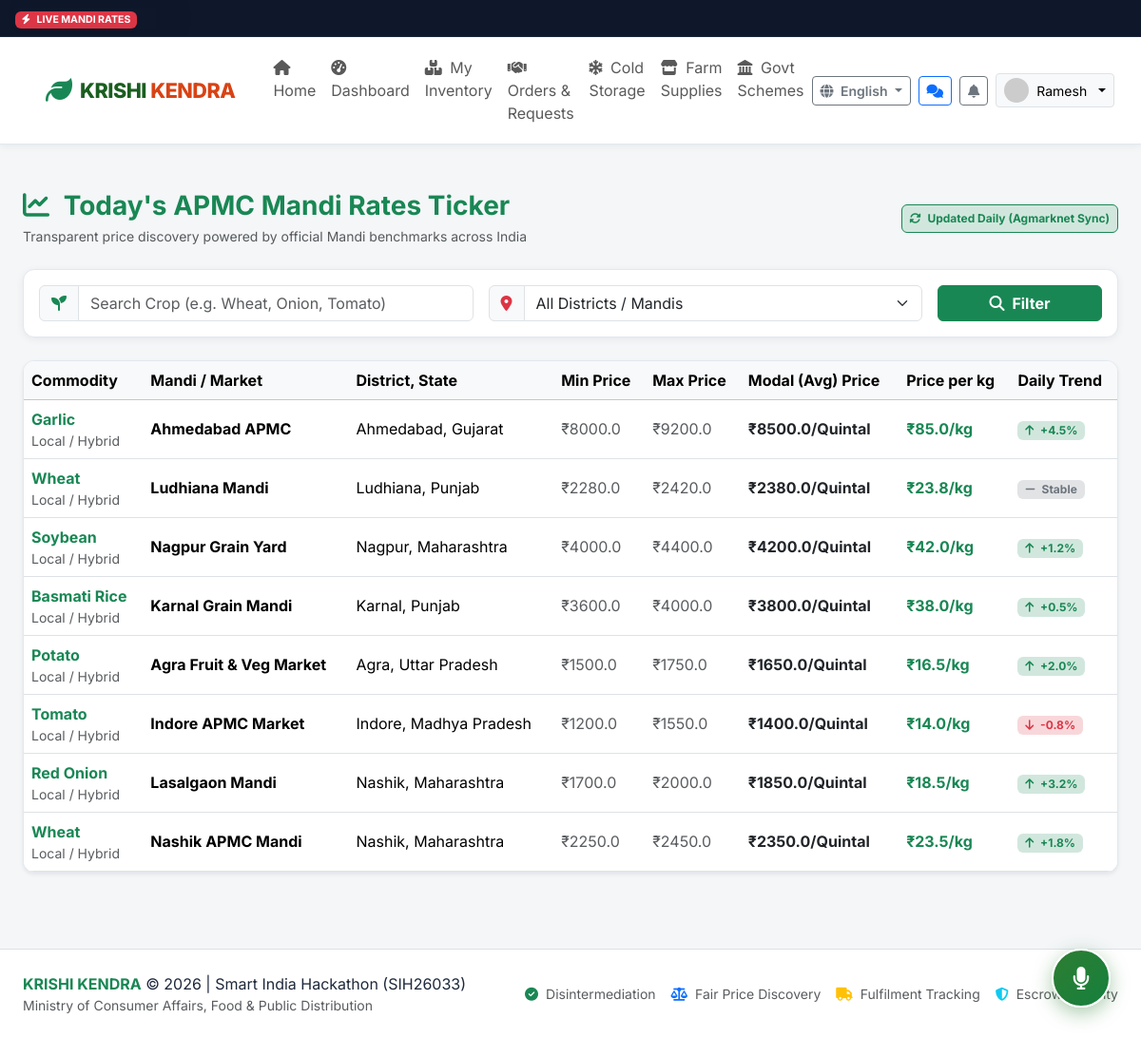
/farmer/mandi-rates (signed in), run on the app's committed database.
### app/models.py (models this page shows, shortened)
class User(db.Model):
    __tablename__ = 'users'
    id = db.Column(db.Integer, primary_key=True)
    custom_id = db.Column(db.String(32), unique=True, nullable=False, index=True) # e.g. FK-2026-1001, BK-2026-2001, ADM-001
    phone = db.Column(db.String(15), unique=True, nullable=False, index=True)
    password_hash = db.Column(db.String(255), nullable=True)
    role = db.Column(db.String(20), nullable=False, default='farmer') # farmer, buyer, admin
    name = db.Column(db.String(120), nullable=False)
    profile_image = db.Column(db.String(255), default='default_avatar.png')
    preferred_language = db.Column(db.String(10), default='en') # en, hi, mr, ta, te
    is_verified = db.Column(db.Boolean, default=False)
    verification_status = db.Column(db.String(20), default='none') # none, pending, approved, rejected
    gov_id_type = db.Column(db.String(50), nullable=True) # Aadhaar, Voter Card, Kisan Credit Card
    gov_id_masked = db.Column(db.String(50), nullable=True) # e.g. "XXXX-XXXX-1234" (Never store full plaintext)
    verification_doc = db.Column(db.String(255), nullable=True)
    verification_rejection_reason = db.Column(db.String(255), nullable=True)
    is_active = db.Column(db.Boolean, default=True)
    created_at = db.Column(db.DateTime, default=datetime.utcnow)
    updated_at = db.Column(db.DateTime, default=datetime.utcnow, onupdate=datetime.utcnow)
    farmer_profile = db.relationship('FarmerProfile', backref='user', uselist=False, cascade='all, delete-orphan')
    buyer_profile = db.relationship('BuyerProfile', backref='user', uselist=False, cascade='all, delete-orphan')
    inventories = db.relationship('Inventory', backref='farmer', lazy='dynamic', cascade='all, delete-orphan')
    requirements = db.relationship('Requirement', backref='buyer', lazy='dynamic', cascade='all, delete-orphan')
    notifications = db.relationship('Notification', backref='user', lazy='dynamic', cascade='all, delete-orphan')

class MandiRate(db.Model):
    __tablename__ = 'mandi_rates'
    id = db.Column(db.Integer, primary_key=True)
    state = db.Column(db.String(100), nullable=False, index=True)
    district = db.Column(db.String(100), nullable=False, index=True)
    market_name = db.Column(db.String(150), nullable=False) # e.g. Nashik APMC Mandi, Lasalgaon
    commodity = db.Column(db.String(100), nullable=False, index=True) # e.g. Wheat, Onion, Tomato
    variety = db.Column(db.String(100), default='Local / Hybrid')
    grade = db.Column(db.String(30), default='FAQ (Fair Average Quality)')
    min_price = db.Column(db.Float, nullable=False) # ₹ per quintal (or kg standard)
    max_price = db.Column(db.Float, nullable=False)
    modal_price = db.Column(db.Float, nullable=False) # Average/Current trading price
    unit = db.Column(db.String(20), default='Quintal')
    trend = db.Column(db.String(10), default='up') # up, down, stable
    price_change_pct = db.Column(db.Float, default=1.8)
    price_date = db.Column(db.String(30), default=datetime.utcnow().strftime('%Y-%m-%d'))
    updated_at = db.Column(db.DateTime, default=datetime.utcnow)

### app/routes/farmer.py (the view)
@farmer_bp.route('/mandi-rates')
@farmer_required
def mandi_rates():
    user = g.user
    district_filter = request.args.get('district', '')
    commodity_filter = request.args.get('commodity', '')
    rates = MandiService.get_latest_rates(district=district_filter, commodity=commodity_filter, limit=40)
    all_districts = db.session.query(MandiRate.district).distinct().all()
    all_districts = [d[0] for d in all_districts if d[0]]
    return render_template(
        'farmer/mandi_rates.html',
        rates=rates,
        districts=all_districts,
        selected_district=district_filter,
        selected_commodity=commodity_filter
    )

### app/templates/farmer/mandi_rates.html (shortened to what this page needs)
{% extends "base.html" %}
{% block content %}
<div class="container-fluid px-lg-4 py-3">
  <div class="d-flex flex-column flex-md-row justify-content-between align-items-md-center gap-3 mb-4">
    <div>
      <h3 class="fw-bold text-success mb-1"><i class="fas fa-chart-line me-2"></i> Today's APMC Mandi Rates Ticker</h3>
      <p class="text-muted small mb-0">Transparent price discovery powered by official Mandi benchmarks across India</p>
    </div>
    <span class="badge bg-success-subtle text-success border border-success p-2">
      <i class="fas fa-sync-alt me-1"></i> Updated Daily (Agmarknet Sync)
    </span>
  </div>
  <div class="k-card p-3 mb-4">
    <form method="GET" action="{{ url_for('farmer.mandi_rates') }}" class="row g-3 align-items-center">
      <div class="col-md-5">
        <div class="input-group">
          <span class="input-group-text bg-light"><i class="fas fa-seedling text-success"></i></span>
          <input type="text" name="commodity" class="form-control" placeholder="Search Crop (e.g. Wheat, Onion, Tomato)" value="{{ selected_commodity or '' }}">
        </div>
      </div>
      <div class="col-md-5">
        <div class="input-group">
          <span class="input-group-text bg-light"><i class="fas fa-map-marker-alt text-danger"></i></span>
          <select name="district" class="form-select">
            <option value="">All Districts / Mandis</option>
          </select>
        </div>
      </div>
      <div class="col-md-2">
        <button type="submit" class="btn btn-success w-100 fw-bold">
          <i class="fas fa-search me-1"></i> Filter
        </button>
      </div>
    </form>
  </div>
  <div class="k-card p-0 overflow-hidden shadow-sm">
    <div class="table-responsive">
      <table class="table table-hover align-middle mb-0">
        <thead class="table-light">
          <tr>
            <th>Commodity</th>
            <th>Mandi / Market</th>
            <th>District, State</th>
            <th>Min Price</th>
            <th>Max Price</th>
            <th>Modal (Avg) Price</th>
            <th>Price per kg</th>
            <th>Daily Trend</th>
          </tr>
        </thead>
        <tbody>
          {% if rates %}
            {% for r in rates %}
            <tr>
              <td>
                <strong class="text-success">{{ r.commodity }}</strong>
                <div class="text-muted small">{{ r.variety }}</div>
              </td>
              <td><strong>{{ r.market_name }}</strong></td>
              <td>{{ r.district }}, {{ r.state }}</td>
              <td class="text-muted">₹{{ r.min_price }}</td>
              <td class="text-muted">₹{{ r.max_price }}</td>
              <td class="fw-bold fs-6 text-dark">₹{{ r.modal_price }}/{{ r.unit }}</td>
              <td class="fw-bold text-success">
                ₹{{ (r.modal_price / 100)|round(2) if r.unit.lower() == 'quintal' else r.modal_price }}/kg
              </td>
              <td>
                {% if r.trend == 'up' %}
                  <span class="badge bg-success-subtle text-success"><i class="fas fa-arrow-up me-1"></i> +{{ r.price_change_pct }}%</span>
                {% elif r.trend == 'down' %}
                  <span class="badge bg-danger-subtle text-danger"><i class="fas fa-arrow-down me-1"></i> -{{ r.price_change_pct }}%</span>
                {% else %}
                  <span class="badge bg-secondary-subtle text-secondary"><i class="fas fa-minus me-1"></i> Stable</span>
                {% endif %}
              </td>
            </tr>
            {% endfor %}
          {% else %}
            <tr>
              <td colspan="8" class="text-center py-4 text-muted">No mandi rate records matching your search.</td>
            </tr>
          {% endif %}
        </tbody>
      </table>
    </div>
  </div>
</div>
{% endblock %}

### app/templates/base.html (shortened to what this page needs)
<!DOCTYPE html>
<html lang="{{ current_lang }}">
<head>
  <link href="https://cdn.jsdelivr.net/npm/bootstrap@5.3.3/dist/css/bootstrap.min.css" rel="stylesheet">
  <link rel="stylesheet" href="https://cdnjs.cloudflare.com/ajax/libs/font-awesome/6.5.1/css/all.min.css">
  <link rel="stylesheet" href="{{ url_for('static', filename='css/style.css') }}">
</head>
<body class="{% if current_user and current_user.role == 'farmer' %}theme-farmer{% elif current_user and current_user.role == 'buyer' %}theme-buyer{% elif current_user and current_user.role == 'admin' %}theme-admin{% endif %}">
  <div class="mandi-ticker">
    <div class="mandi-ticker-badge">
      <span class="badge bg-danger shadow-sm"><i class="fas fa-bolt me-1"></i> LIVE MANDI RATES</span>
    </div>
    <div class="mandi-ticker-track">
      <div class="ticker-wrap">
      </div>
    </div>
  </div>
  <nav class="navbar navbar-expand-lg navbar-krishi sticky-top">
    <div class="container-fluid px-lg-4">
      <a class="navbar-brand d-flex align-items-center" href="{{ url_for('main.index') }}">
        <i class="fas fa-leaf text-success fs-3 me-2"></i>
        <div class="brand-title">
          KRISHI <span>KENDRA</span>
        </div>
      </a>
      <div class="collapse navbar-collapse" id="navbarKrishiContent">
        <ul class="navbar-nav me-auto mb-2 mb-lg-0 ms-lg-3">
          <li class="nav-item">
            <a class="nav-link {% if request.endpoint == 'main.index' %}active fw-bold{% endif %}" href="{{ url_for('main.index') }}"><i class="fas fa-home me-1"></i> <span data-i18n="nav_home">Home</span></a>
          </li>
          {% if current_user %}
            {% if current_user.role == 'farmer' %}
              <li class="nav-item">
                <a class="nav-link " href="{{ url_for('farmer.dashboard') }}"><i class="fas fa-tachometer-alt me-1"></i> <span data-i18n="nav_dashboard"></span></a>
              </li>
              <li class="nav-item">
                <a class="nav-link " href="{{ url_for('farmer.inventory') }}"><i class="fas fa-boxes me-1"></i> <span data-i18n="nav_inventory"></span></a>
              </li>
              <li class="nav-item">
                <a class="nav-link " href="{{ url_for('farmer.orders') }}"><i class="fas fa-handshake me-1"></i> <span data-i18n="nav_orders"></span></a>
              </li>
            {% elif current_user.role == 'admin' %}
              <li class="nav-item">
                <a class="nav-link {% if 'admin.' in (request.endpoint or '') %}active text-primary fw-bold{% endif %}" href="{{ url_for('admin.dashboard') }}"><i class="fas fa-shield-alt me-1"></i> Admin Portal</a>
              </li>
            {% endif %}
          {% endif %}
          <li class="nav-item">
            <a class="nav-link " href="{{ url_for('cold_storage.index') }}"><i class="fas fa-snowflake me-1"></i> <span data-i18n="nav_cold_storage"></span></a>
          </li>
          <li class="nav-item">
            <a class="nav-link " href="{{ url_for('marketplace.index') }}"><i class="fas fa-store me-1"></i> <span data-i18n="nav_marketplace"></span></a>
          </li>
          <li class="nav-item">
            <a class="nav-link {% if 'schemes.' in (request.endpoint or '') %}active fw-bold{% endif %}" href="{{ url_for('schemes.index') }}"><i class="fas fa-landmark me-1"></i> <span data-i18n="nav_schemes">Govt Schemes</span></a>
          </li>
        </ul>
        <div class="d-flex align-items-center gap-2">
          <div class="dropdown">
            <button class="btn btn-sm btn-outline-secondary dropdown-toggle fw-semibold" type="button" data-bs-toggle="dropdown">
              <i class="fas fa-globe me-1"></i> {{ available_languages.get(current_lang, 'Language') }}
            </button>
          </div>
          {% if current_user %}
            <a href="{{ url_for('chat.chat_list') }}" class="btn btn-sm btn-outline-primary position-relative" title="Conversations & Offers">
              <i class="fas fa-comments"></i>
            </a>
            <div class="dropdown">
              <button class="btn btn-sm btn-outline-secondary position-relative" type="button" data-bs-toggle="dropdown" title="Notifications">
                <i class="fas fa-bell"></i>
              </button>
            </div>
            <div class="dropdown">
              <button class="btn btn-sm btn-light border dropdown-toggle d-flex align-items-center gap-2" type="button" data-bs-toggle="dropdown">
                <img src="{% if current_user.profile_image and current_user.profile_image != 'default_avatar.png' %}{{ url_for('static', filename='uploads/' + current_user.profile_image) }}{% else %}https://ui-avatars.com/api/?name={{ current_user.name }}&background=2e7d32&color=fff{% endif %}" alt="Avatar" class="rounded-circle" width="26" height="26">
                <span>{{ current_user.name.split()[0] }}</span>
              </button>
            </div>
          {% endif %}
        </div>
      </div>
    </div>
  </nav>
  <main class="py-3">
    {% block content %}{% endblock %}
  </main>
  <div class="voice-assistant-fab" id="voiceAssistantFab" title="Click to speak or chat with Krishi Mitra AI Copilot">
    <i class="fas fa-microphone fs-4"></i>
  </div>
  <footer class="bg-white border-top py-4 mt-5">
    <div class="container-fluid px-lg-4 d-flex flex-column flex-md-row justify-content-between align-items-center gap-3">
      <div>
        <span class="fw-bold text-success">KRISHI KENDRA</span> &copy; 2026 | Smart India Hackathon (SIH26033)
        <div class="text-muted small">Ministry of Consumer Affairs, Food & Public Distribution</div>
      </div>
      <div class="d-flex gap-3 small text-muted">
        <span><i class="fas fa-check-circle text-success me-1"></i> Disintermediation</span>
        <span><i class="fas fa-balance-scale text-primary me-1"></i> Fair Price Discovery</span>
        <span><i class="fas fa-truck text-warning me-1"></i> Fulfilment Tracking</span>
        <span><i class="fas fa-shield-alt text-info me-1"></i> Escrow Security</span>
      </div>
    </div>
  </footer>
</body>
</html>

### data on the page
User: name "Ramesh"
MandiRate: commodity "Garlic", variety "Local / Hybrid", market_name "Ahmedabad APMC", district "Ahmedabad", state "Gujarat", min_price "8000.0", max_price "9200.0", modal_price "8500.0", unit "Quintal", unit+modal_price "85.0", price_change_pct "4.5"
MandiRate: commodity "Wheat", variety "Local / Hybrid", market_name "Ludhiana Mandi", district "Ludhiana", state "Punjab", min_price "2280.0", max_price "2420.0", modal_price "2380.0", unit "Quintal", unit+modal_price "23.8", trend "Stable"
MandiRate: commodity "Soybean", variety "Local / Hybrid", market_name "Nagpur Grain Yard", district "Nagpur", state "Maharashtra", min_price "4000.0", max_price "4400.0", modal_price "4200.0", unit "Quintal", unit+modal_price "42.0", price_change_pct "1.2"
MandiRate: commodity "Basmati Rice", variety "Local / Hybrid", market_name "Karnal Grain Mandi", district "Karnal", state "Punjab", min_price "3600.0", max_price "4000.0", modal_price "3800.0", unit "Quintal", unit+modal_price "38.0", price_change_pct "0.5"
MandiRate: commodity "Potato", variety "Local / Hybrid", market_name "Agra Fruit & Veg Market", district "Agra", state "Uttar Pradesh", min_price "1500.0", max_price "1750.0", modal_price "1650.0", unit "Quintal", unit+modal_price "16.5", price_change_pct "2.0"
MandiRate: commodity "Tomato", variety "Local / Hybrid", market_name "Indore APMC Market", district "Indore", state "Madhya Pradesh", min_price "1200.0", max_price "1550.0", modal_price "1400.0", unit "Quintal", unit+modal_price "14.0", price_change_pct "0.8"
MandiRate: commodity "Red Onion", variety "Local / Hybrid", market_name "Lasalgaon Mandi", district "Nashik", state "Maharashtra", min_price "1700.0", max_price "2000.0", modal_price "1850.0", unit "Quintal", unit+modal_price "18.5", price_change_pct "3.2"
MandiRate: commodity "Wheat", variety "Local / Hybrid", market_name "Nashik APMC Mandi", district "Nashik", state "Maharashtra", min_price "2250.0", max_price "2450.0", modal_price "2350.0", unit "Quintal", unit+modal_price "23.5", price_change_pct "1.8"

### other printed values
{{ available_languages.get(current_lang, 'Language') }} "English"
